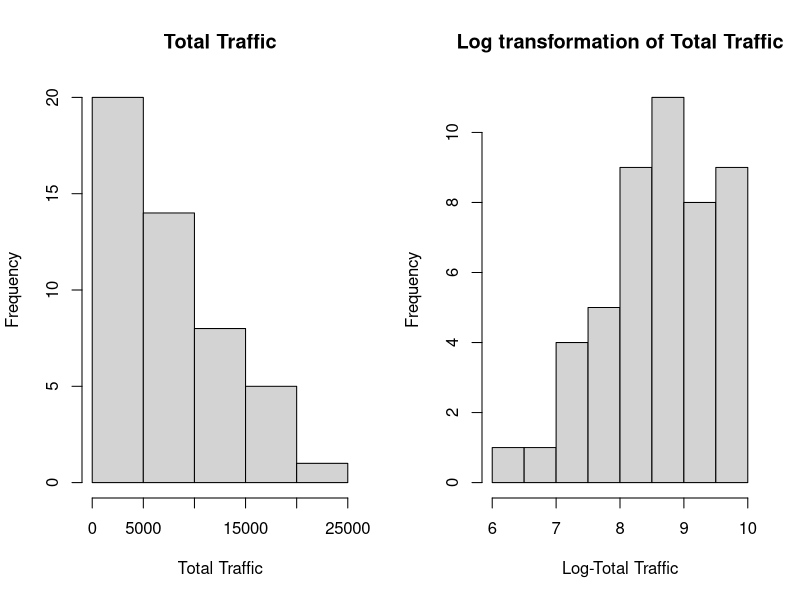
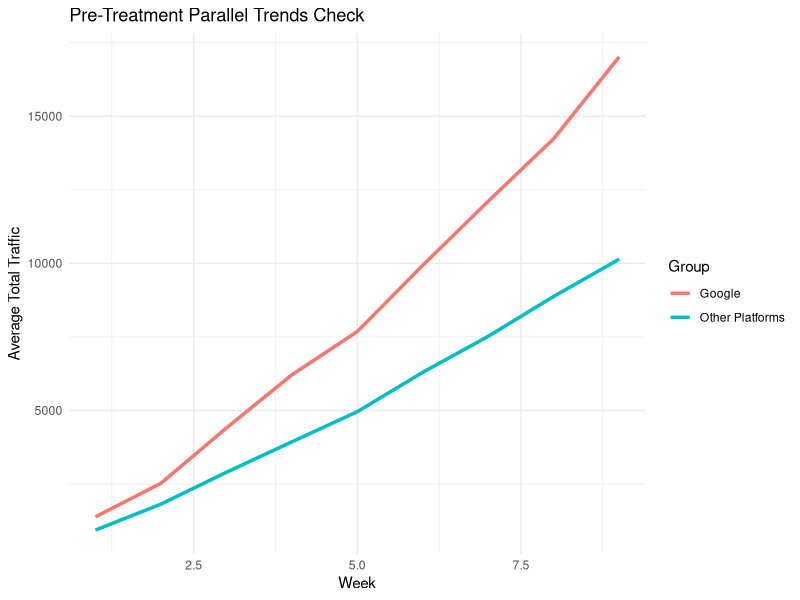

Write the R code that produced these figures, in order.
## ---- chunk 1
#importing required libraries and data columns
library(dplyr)
library(ggplot2)
library(plm)

data = read.csv("did_sponsored_ads.csv")
data$post= ifelse(data$week >= 10, 1, 0)
data$total_traffic <- data$avg_spons + data$avg_org
data$treated <- ifelse(data$platform == "goog", 1, 0)
data$log_total_traffic <- log(data$total_traffic +1)
## ---- chunk 2
#checking the skewness of the data
par(mfrow = c(1, 2))

hist(data$total_traffic, main = "Total Traffic", xlab = "Total Traffic")
hist(data$log_total_traffic, main = "Log transformation of Total Traffic", xlab = "Log-Total Traffic")

par(mfrow = c(1, 1))
## ---- chunk 3
#filtering data for google and performing first difference estimate
data_google<- data %>% filter(platform=="goog")

reg<- lm(log(total_traffic+1) ~ post, data = data_google)
summary(reg)

## ---- chunk 4
#parallel trends

pre_data <- subset(data, week <= 9)

# Create a new group column
pre_data <- pre_data %>%
  mutate(group = ifelse(platform == "goog", "Google", "Other Platforms"))

# Aggregate total traffic by group and week
pre_trend_summary <- pre_data %>%
  group_by(week, group) %>%
  summarise(avg_traffic = mean(total_traffic, na.rm = TRUE), .groups = "drop")

# Plot
ggplot(pre_trend_summary, aes(x = week, y = avg_traffic, color = group)) +
  geom_line(size = 1.2) +
  labs(title = "Pre-Treatment Parallel Trends Check",
       y = "Average Total Traffic", x = "Week",
       color = "Group") +
  theme_minimal()

trend_test <- lm(total_traffic ~ week * treated, data = pre_data)
summary(trend_test)

## ---- chunk 5
# did analysis

did_plm <- plm(log(1+total_traffic) ~ treated * post, 
               data = data, index= c("platform","week"),
               model = "within", 
               effect = "twoways")
summary(did_plm)
## ---- chunk 6
treatment_effect <- exp(-1.116) - 1
S <- data$avg_spons[data$platform == "goog" & data$week == 9]
Incremental_Clicks = S * abs(treatment_effect)
Revenue= Incremental_Clicks*2.52 # revenue per sponsored click is $2.52
Cost= S* 0.60 # cost per sponsored ads is $0.60
adj_roi = (Revenue - Cost) / Cost 

cat("The correct ROI is: ", adj_roi*100,"%")
